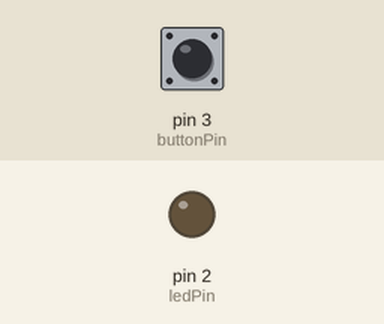
This sketch was run on a simulated Arduino Uno, built with avr-gcc and run on an emulated ATmega328P. Parts: output pins drawn as LEDs (lit = HIGH). The test bench sets the inputs (shaded band); at power-on: pin 3 (buttonPin) HIGH.

Above: at 1.2 s.
1.3 s: pin 3 (buttonPin) pulled LOW for 0.15 s
At 1.8 s:
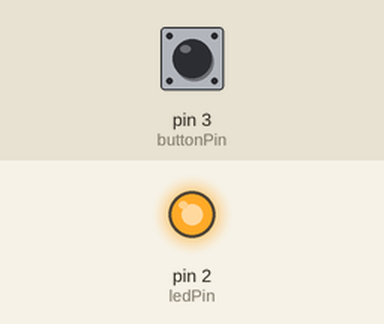
2.9 s: pin 3 (buttonPin) pulled LOW for 1 s
At 4.2 s:
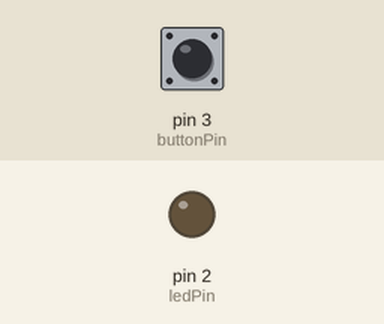
5.4 s: pin 3 (buttonPin) pulled LOW for 3.2 s
At 6.1 s:
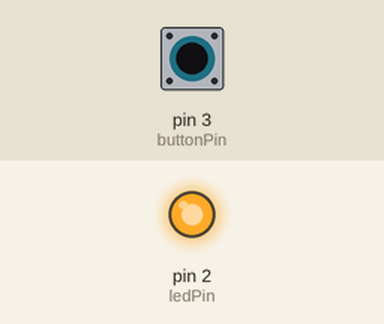
Timing chart, 0 to 8.4 s (numbered marks = the images above; inputs shaded):
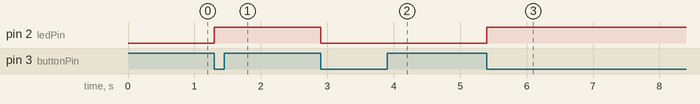

The sketch:

nano_push_button_state_change_hw_interrupt.ino
```cpp
/* Turns on/off LED connected to digital pin 2
when pressing the push button attached
to the digital input pin 3 supporting hardware interrupts.

*/
const byte ledPin = 2;
const byte buttonPin = 3;

volatile bool ledState = LOW; // LED state

void changeState() {
  /*
  Interrupt Service Routine (ISR) to monitor state change
  and toggle LED state accodingly

  Static variables have the property of preserving their value even after they are out of their scope!
  Hence, a static variable preserves its previous value in its previous scope
  and is not initialized again in the new scope.
  */
  static unsigned long lastInterruptTime = 0;
  unsigned long interruptTime = millis();
  if (interruptTime - lastInterruptTime >= 50) {
      ledState = !ledState;
      digitalWrite(ledPin, ledState);
  } else {
    lastInterruptTime = interruptTime;
  }
}

void setup() {
  pinMode(ledPin, OUTPUT);
  pinMode(buttonPin, INPUT_PULLUP);
  // Attach Interrupt to Interrupt Service Routine
  attachInterrupt(digitalPinToInterrupt(buttonPin), changeState, FALLING);
}

void loop() {
 delay(5000);
}
```

Measured:
- after the input at 1.3 s, pin 2 (ledPin): LOW → HIGH at once
- after the input at 2.9 s, pin 2 (ledPin): HIGH → LOW at once
- after the input at 5.4 s, pin 2 (ledPin): LOW → HIGH at once
